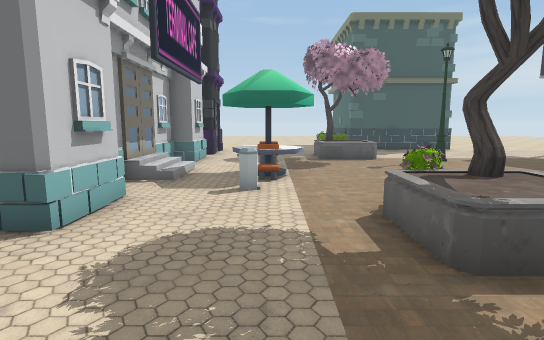
[1] (above)

24 first-person views from a walk through a scene from a Unity 3-D project. The camera is 1.4 m above the floor, tilts 8° down and sees 80° across. The floor is counted in squares, 1 m on a side. Each view is taken from the middle of a square. On the plan, view 1 faces up. The plan holds only what a view shows up to about 15 squares ahead; the rest is blank. The place goes on beyond the plan.

[2]
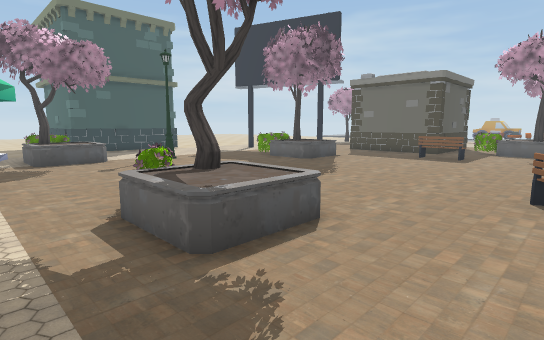

[3]
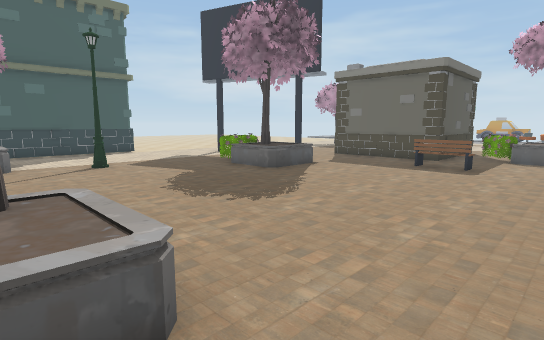

[4]
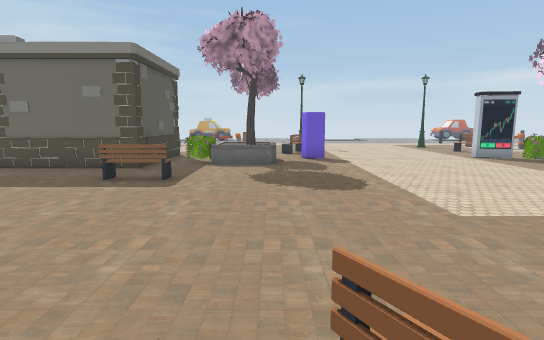

[5]
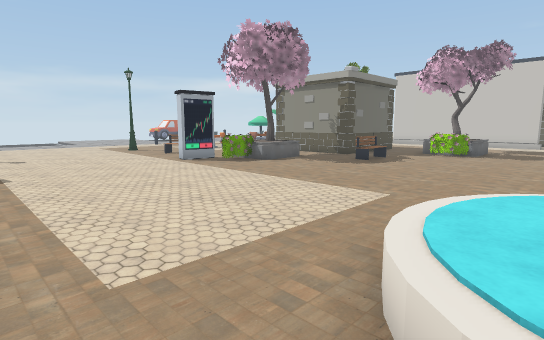

[6]
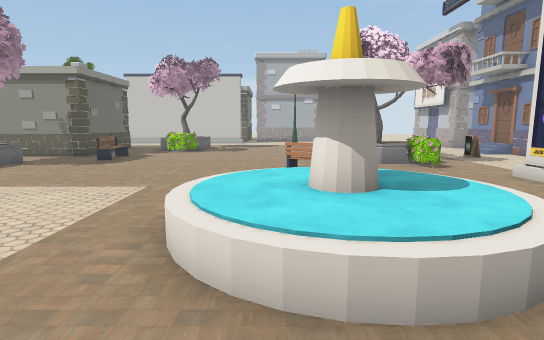

[7]
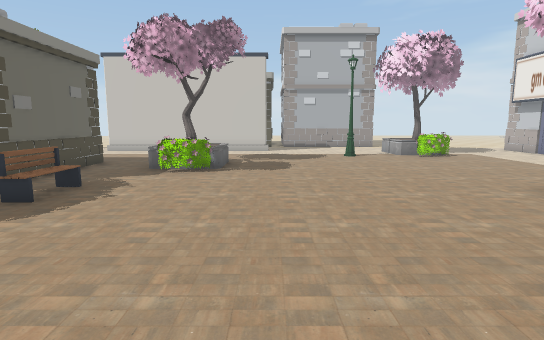

[8]
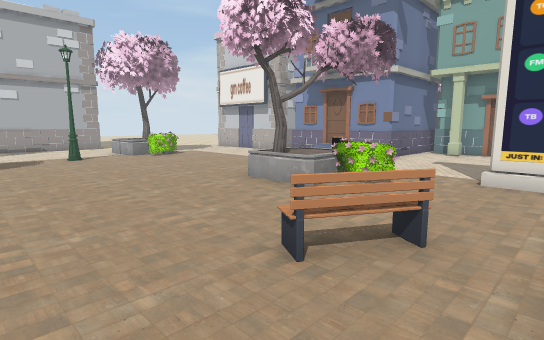

[9]
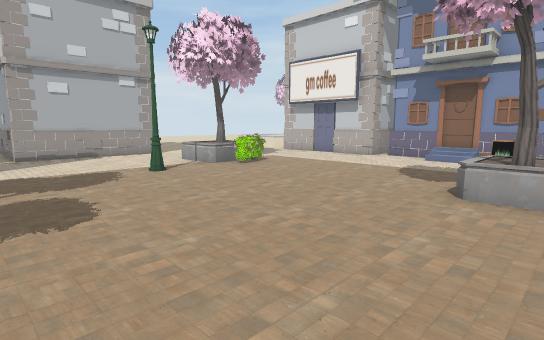

[10]
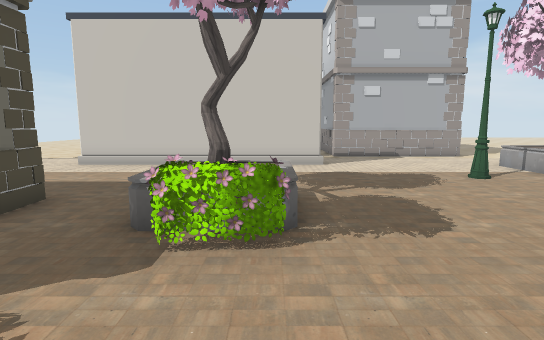

[11]
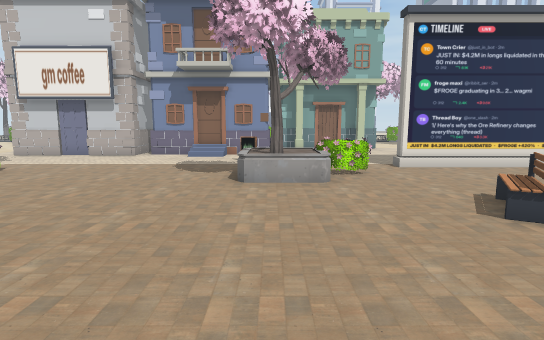

[12]
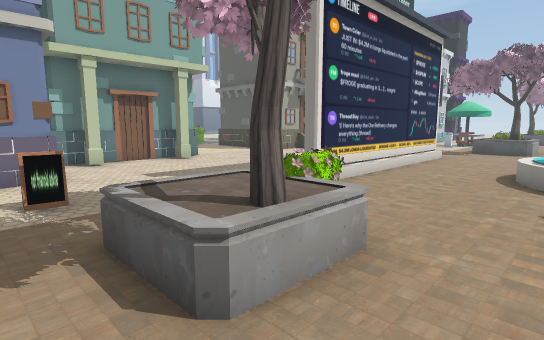

[13]
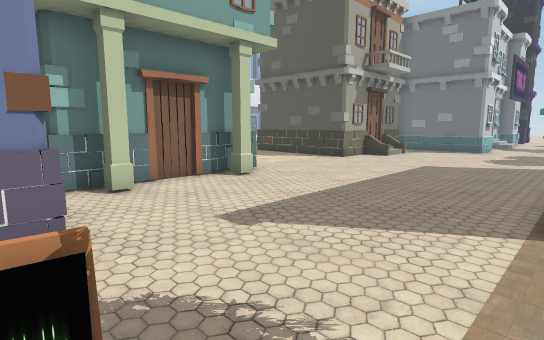

[14]
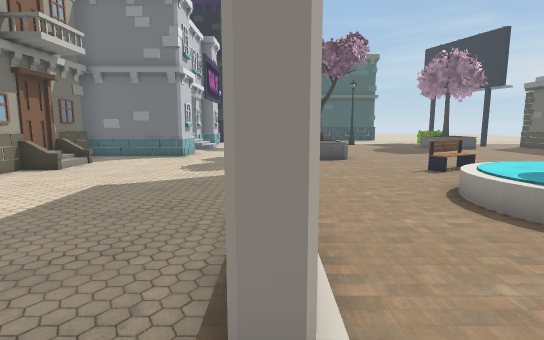

[15]
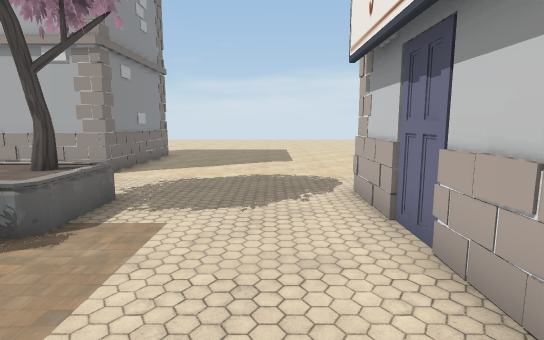

[16]
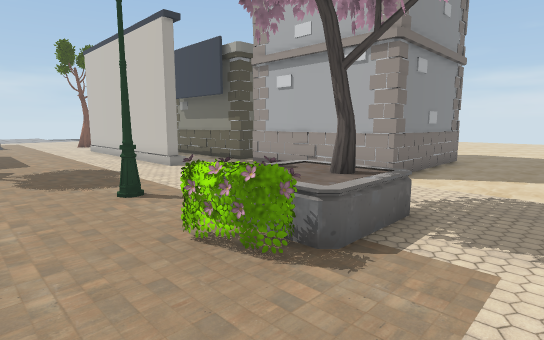

[17]
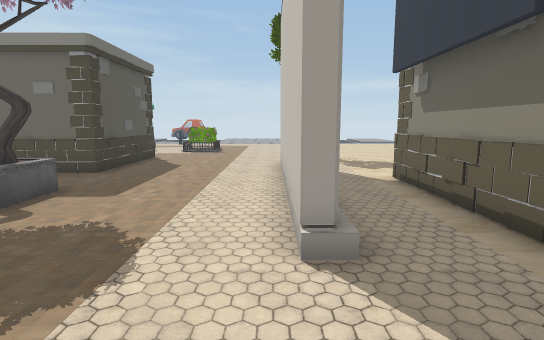

[18]
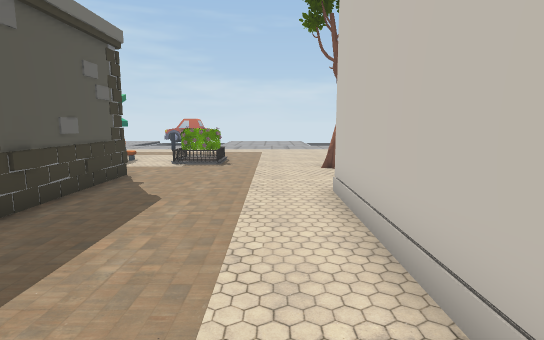

[19]
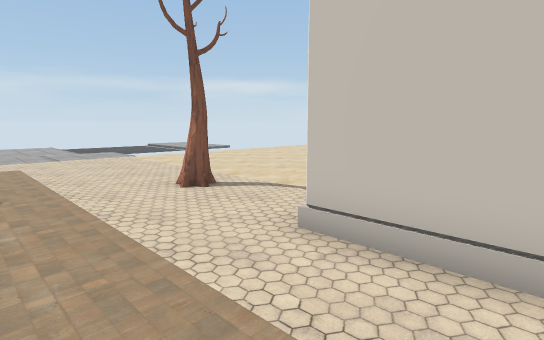

[20]
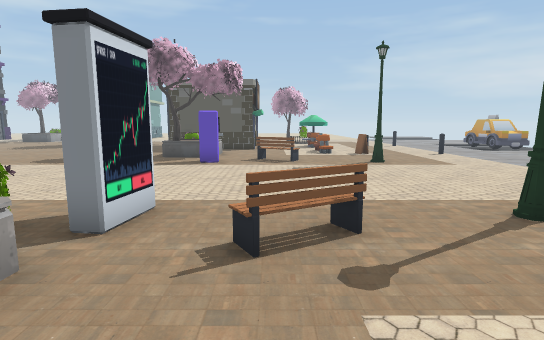

[21]
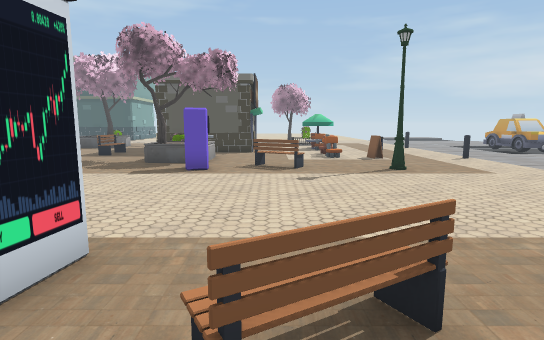

[22]
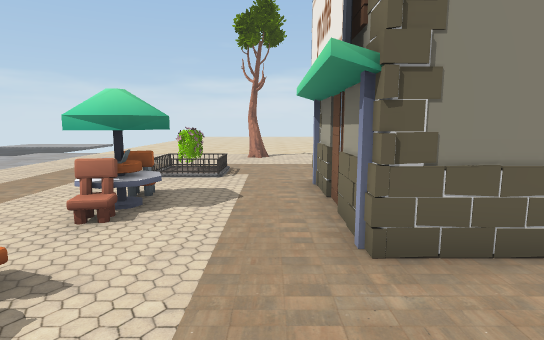

[23]
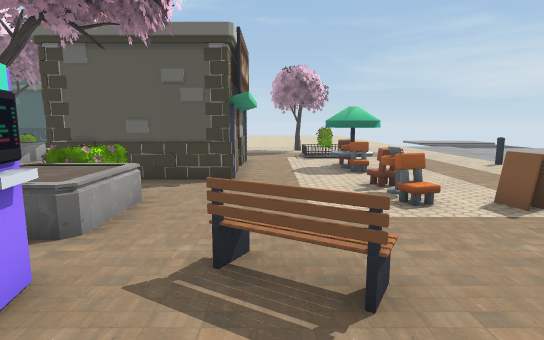

[24]
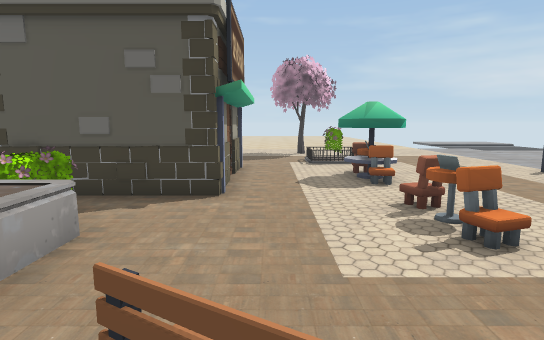

### Floor plan
Points are (right, up) in squares from view 1. A wall is a line through its corners. A room is listed if a view was taken in it or the views show most of it. See-through windows are left out.
Room 1 (views 1, 2, 3, 4, 5, 6, 7, 8, 9, 10, 11, 12, 13, 14, 15, 16, 17, 18, 19, 20, 21, 22, 23, 24)
walls: (1.4, -8.7) (0.8, -8.7); (16.3, -14.3) (21, -14.3) (21, -19) (16.3, -19) (16.3, -14.3); (1.2, -0.2) (1.2, -8.7); (-5.9, -7.9) (-5.9, -8.3) (-6.4, -8.3); (-2.7, 6.3) (-2.7, 4.1); (-6.7, -7) (-6.7, -12.5); (-2.9, 6.2) (-2.9, 4.1) (-7.2, 4.1); (21, 9.8) (21, 5.3) (16.3, 5.3) (16.3, 9.8); (-5.2, -13.1) (-3.2, -13.1) (-3.2, -18.8); (-6.9, -9.4) (-6.9, -10.4); (-6.7, 0.4) (-6.7, -1.9) (-7.5, -1.9); (-6.4, -11.3) (-5.9, -11.3) (-5.9, -11.7); (-6.9, 1.5) (-6.9, 0.5); (-6.7, 3.7) (-6.7, 1.4); (-2.7, -19.2) (-2.7, -24.9); (10.3, -24.8) (10.3, -24.3) (18.8, -24.3); (10, -27.2) (15.6, -27.2); (7.6, 17.8) (4.4, 17.8); (-2.7, 14.1) (-2.7, 12); (-2.9, 14) (-2.9, 12) (-3.6, 12) (-3.6, 7.6); (3.7, -30.5) (3.7, -27.2) (9.2, -27.2)
low walls: (1.4, -3.6) (1.4, -8.7); (-0.5, -13.5) (-0.6, -14.3); (26.3, 2.1) (26.1, 2.8); (26.5, 2.1) (26.4, 2.6)
objects: other object (-1, 9) to (-1, 10); other object (0, 8) to (0, 9); other object (0, 10); other object (1, 9) to (1, 10); other object (2, -24) to (4, -22); other object (2, -22) to (3, -22); other object (2, -14) to (4, -12); other object (2, 3) to (4, 5); other object (2, 5); other object (2, 13) to (3, 14); other object (2, 15) to (3, 15); other object (3, -23); other object (3, -12); other object (3, 5); other object (4, -13); other object (4, 15); other object (6, -22) to (7, -21); other object (6, -5) to (8, -4); other object (6, 12) to (7, 13); other object (7, -9); other object (7, 1); other object (10, 8) to (11, 10); other object (11, 10) to (12, 10); other object (11, 11) to (12, 11); other object (12, -19) to (12, -18); other object (12, -17) to (13, -17); other object (13, -19); other object (13, 9) to (13, 10); other object (13, 15); other object (14, -18) to (14, -17); other object (14, 4) to (14, 5); other object (15, -14) to (15, -13); other object (15, 11); other object (17, -12) to (18, -10); other object (17, 1) to (19, 3); other object (18, -11) to (19, -11); other object (18, -10); other object (18, 2); other object (18, 3); other object (19, -10); other object (19, -9) to (20, -8); other object (19, -1) to (20, 0); other object (22, -25) to (23, -25); other object (23, -9); other object (23, -1); other object (23, 15); other object (24, -20); other object (24, -17); other object (24, -17) to (25, -16); other object (24, 3) to (25, 4); other object (24, 7) to (25, 8); other object (24, 8); other object (24, 11) to (24, 12); other object (25, -16); other object (25, -13); other object (25, 4); other object (25, 7); other object (26, -8); other object (26, -1); other object (26, 4)

Positions as (right, up) in squares from view 1, and headings:
1: (0, 0), facing up
2: (0, 0), facing up-right
3: (3, 1), facing up-right
4: (6, 1), facing right
5: (8, -1), facing down-right
6: (8, 0), facing down
7: (10, -7), facing down
8: (10, -7), facing down-left
9: (11, -12), facing down-left
10: (12, -13), facing down
11: (12, -13), facing left
12: (6, -15), facing up-left
13: (1, -14), facing up-left
14: (1, -10), facing up
15: (-1, -18), facing down
16: (0, -19), facing down-right
17: (7, -24), facing right
18: (12, -23), facing right
19: (16, -21), facing down-right
20: (22, -13), facing up
21: (22, -11), facing up
22: (22, -11), facing down
23: (22, -3), facing up
24: (22, -1), facing up
